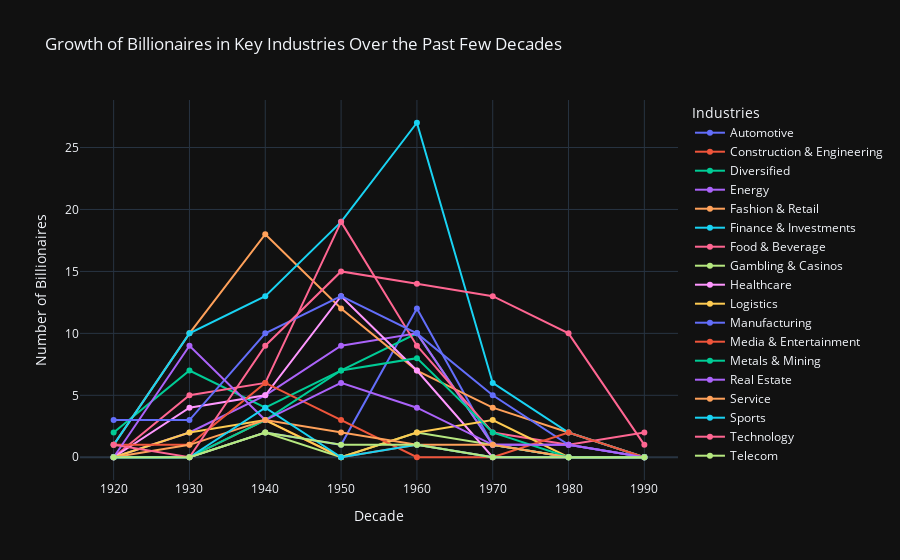

The code cell stored with this chart in its notebook:
### Code cell
pivot_table_long = pivot_table_industries.reset_index().melt(id_vars='Decade', var_name='Industry', value_name='Number of Billionaires')


fig = px.line(pivot_table_long, 
              x='Decade', 
              y='Number of Billionaires', 
              color='Industry', 
              markers=True,
              title='Growth of Billionaires in Key Industries Over the Past Few Decades')


fig.update_layout(
    xaxis_title='Decade',
    yaxis_title='Number of Billionaires',
    legend_title_text='Industries',
    template='plotly_dark'  
)

fig.show()

### Figure 1 — Plotly figure (JSON) as saved in the notebook; plotly's stock layout.template omitted (floating-point values rounded to 4 significant figures)
{"data": [{"hovertemplate": "Industry=Automotive<br>Decade=%{x}<br>Number of Billionaires=%{y}<extra></extra>", "legendgroup": "Automotive", "line": {"color": "#636efa", "dash": "solid"}, "marker": {"symbol": "circle"}, "mode": "lines+markers", "name": "Automotive", "orientation": "v", "showlegend": true, "type": "scatter", "x": [1920, 1930, 1940, 1950, 1960, 1970, 1980, 1990], "xaxis": "x", "y": [0, 0, 2, 1, 12, 1, 0, 0], "yaxis": "y"}, {"hovertemplate": "Industry=Construction & Engineering<br>Decade=%{x}<br>Number of Billionaires=%{y}<extra></extra>", "legendgroup": "Construction & Engineering", "line": {"color": "#EF553B", "dash": "solid"}, "marker": {"symbol": "circle"}, "mode": "lines+markers", "name": "Construction & Engineering", "orientation": "v", "showlegend": true, "type": "scatter", "x": [1920, 1930, 1940, 1950, 1960, 1970, 1980, 1990], "xaxis": "x", "y": [0, 0, 3, 0, 1, 0, 0, 0], "yaxis": "y"}, {"hovertemplate": "Industry=Diversified<br>Decade=%{x}<br>Number of Billionaires=%{y}<extra></extra>", "legendgroup": "Diversified", "line": {"color": "#00cc96", "dash": "solid"}, "marker": {"symbol": "circle"}, "mode": "lines+markers", "name": "Diversified", "orientation": "v", "showlegend": true, "type": "scatter", "x": [1920, 1930, 1940, 1950, 1960, 1970, 1980, 1990], "xaxis": "x", "y": [2, 7, 4, 7, 10, 1, 0, 0], "yaxis": "y"}, {"hovertemplate": "Industry=Energy<br>Decade=%{x}<br>Number of Billionaires=%{y}<extra></extra>", "legendgroup": "Energy", "line": {"color": "#ab63fa", "dash": "solid"}, "marker": {"symbol": "circle"}, "mode": "lines+markers", "name": "Energy", "orientation": "v", "showlegend": true, "type": "scatter", "x": [1920, 1930, 1940, 1950, 1960, 1970, 1980, 1990], "xaxis": "x", "y": [0, 2, 5, 9, 10, 1, 1, 0], "yaxis": "y"}, {"hovertemplate": "Industry=Fashion & Retail<br>Decade=%{x}<br>Number of Billionaires=%{y}<extra></extra>", "legendgroup": "Fashion & Retail", "line": {"color": "#FFA15A", "dash": "solid"}, "marker": {"symbol": "circle"}, "mode": "lines+markers", "name": "Fashion & Retail", "orientation": "v", "showlegend": true, "type": "scatter", "x": [1920, 1930, 1940, 1950, 1960, 1970, 1980, 1990], "xaxis": "x", "y": [1, 10, 18, 12, 7, 4, 2, 0], "yaxis": "y"}, {"hovertemplate": "Industry=Finance & Investments<br>Decade=%{x}<br>Number of Billionaires=%{y}<extra></extra>", "legendgroup": "Finance & Investments", "line": {"color": "#19d3f3", "dash": "solid"}, "marker": {"symbol": "circle"}, "mode": "lines+markers", "name": "Finance & Investments", "orientation": "v", "showlegend": true, "type": "scatter", "x": [1920, 1930, 1940, 1950, 1960, 1970, 1980, 1990], "xaxis": "x", "y": [1, 10, 13, 19, 27, 6, 2, 0], "yaxis": "y"}, {"hovertemplate": "Industry=Food & Beverage<br>Decade=%{x}<br>Number of Billionaires=%{y}<extra></extra>", "legendgroup": "Food & Beverage", "line": {"color": "#FF6692", "dash": "solid"}, "marker": {"symbol": "circle"}, "mode": "lines+markers", "name": "Food & Beverage", "orientation": "v", "showlegend": true, "type": "scatter", "x": [1920, 1930, 1940, 1950, 1960, 1970, 1980, 1990], "xaxis": "x", "y": [0, 5, 6, 19, 9, 2, 1, 2], "yaxis": "y"}, {"hovertemplate": "Industry=Gambling & Casinos<br>Decade=%{x}<br>Number of Billionaires=%{y}<extra></extra>", "legendgroup": "Gambling & Casinos", "line": {"color": "#B6E880", "dash": "solid"}, "marker": {"symbol": "circle"}, "mode": "lines+markers", "name": "Gambling & Casinos", "orientation": "v", "showlegend": true, "type": "scatter", "x": [1920, 1930, 1940, 1950, 1960, 1970, 1980, 1990], "xaxis": "x", "y": [0, 0, 2, 0, 2, 1, 0, 0], "yaxis": "y"}, {"hovertemplate": "Industry=Healthcare<br>Decade=%{x}<br>Number of Billionaires=%{y}<extra></extra>", "legendgroup": "Healthcare", "line": {"color": "#FF97FF", "dash": "solid"}, "marker": {"symbol": "circle"}, "mode": "lines+markers", "name": "Healthcare", "orientation": "v", "showlegend": true, "type": "scatter", "x": [1920, 1930, 1940, 1950, 1960, 1970, 1980, 1990], "xaxis": "x", "y": [0, 4, 5, 13, 7, 0, 0, 0], "yaxis": "y"}, {"hovertemplate": "Industry=Logistics<br>Decade=%{x}<br>Number of Billionaires=%{y}<extra></extra>", "legendgroup": "Logistics", "line": {"color": "#FECB52", "dash": "solid"}, "marker": {"symbol": "circle"}, "mode": "lines+markers", "name": "Logistics", "orientation": "v", "showlegend": true, "type": "scatter", "x": [1920, 1930, 1940, 1950, 1960, 1970, 1980, 1990], "xaxis": "x", "y": [0, 2, 3, 0, 2, 3, 0, 0], "yaxis": "y"}, {"hovertemplate": "Industry=Manufacturing<br>Decade=%{x}<br>Number of Billionaires=%{y}<extra></extra>", "legendgroup": "Manufacturing", "line": {"color": "#636efa", "dash": "solid"}, "marker": {"symbol": "circle"}, "mode": "lines+markers", "name": "Manufacturing", "orientation": "v", "showlegend": true, "type": "scatter", "x": [1920, 1930, 1940, 1950, 1960, 1970, 1980, 1990], "xaxis": "x", "y": [3, 3, 10, 13, 10, 5, 1, 0], "yaxis": "y"}, {"hovertemplate": "Industry=Media & Entertainment<br>Decade=%{x}<br>Number of Billionaires=%{y}<extra></extra>", "legendgroup": "Media & Entertainment", "line": {"color": "#EF553B", "dash": "solid"}, "marker": {"symbol": "circle"}, "mode": "lines+markers", "name": "Media & Entertainment", "orientation": "v", "showlegend": true, "type": "scatter", "x": [1920, 1930, 1940, 1950, 1960, 1970, 1980, 1990], "xaxis": "x", "y": [1, 1, 6, 3, 0, 0, 2, 0], "yaxis": "y"}, {"hovertemplate": "Industry=Metals & Mining<br>Decade=%{x}<br>Number of Billionaires=%{y}<extra></extra>", "legendgroup": "Metals & Mining", "line": {"color": "#00cc96", "dash": "solid"}, "marker": {"symbol": "circle"}, "mode": "lines+markers", "name": "Metals & Mining", "orientation": "v", "showlegend": true, "type": "scatter", "x": [1920, 1930, 1940, 1950, 1960, 1970, 1980, 1990], "xaxis": "x", "y": [0, 0, 3, 7, 8, 2, 0, 0], "yaxis": "y"}, {"hovertemplate": "Industry=Real Estate<br>Decade=%{x}<br>Number of Billionaires=%{y}<extra></extra>", "legendgroup": "Real Estate", "line": {"color": "#ab63fa", "dash": "solid"}, "marker": {"symbol": "circle"}, "mode": "lines+markers", "name": "Real Estate", "orientation": "v", "showlegend": true, "type": "scatter", "x": [1920, 1930, 1940, 1950, 1960, 1970, 1980, 1990], "xaxis": "x", "y": [0, 9, 3, 6, 4, 1, 1, 0], "yaxis": "y"}, {"hovertemplate": "Industry=Service<br>Decade=%{x}<br>Number of Billionaires=%{y}<extra></extra>", "legendgroup": "Service", "line": {"color": "#FFA15A", "dash": "solid"}, "marker": {"symbol": "circle"}, "mode": "lines+markers", "name": "Service", "orientation": "v", "showlegend": true, "type": "scatter", "x": [1920, 1930, 1940, 1950, 1960, 1970, 1980, 1990], "xaxis": "x", "y": [0, 1, 3, 2, 1, 1, 0, 0], "yaxis": "y"}, {"hovertemplate": "Industry=Sports<br>Decade=%{x}<br>Number of Billionaires=%{y}<extra></extra>", "legendgroup": "Sports", "line": {"color": "#19d3f3", "dash": "solid"}, "marker": {"symbol": "circle"}, "mode": "lines+markers", "name": "Sports", "orientation": "v", "showlegend": true, "type": "scatter", "x": [1920, 1930, 1940, 1950, 1960, 1970, 1980, 1990], "xaxis": "x", "y": [0, 0, 4, 0, 1, 0, 0, 0], "yaxis": "y"}, {"hovertemplate": "Industry=Technology<br>Decade=%{x}<br>Number of Billionaires=%{y}<extra></extra>", "legendgroup": "Technology", "line": {"color": "#FF6692", "dash": "solid"}, "marker": {"symbol": "circle"}, "mode": "lines+markers", "name": "Technology", "orientation": "v", "showlegend": true, "type": "scatter", "x": [1920, 1930, 1940, 1950, 1960, 1970, 1980, 1990], "xaxis": "x", "y": [1, 0, 9, 15, 14, 13, 10, 1], "yaxis": "y"}, {"hovertemplate": "Industry=Telecom<br>Decade=%{x}<br>Number of Billionaires=%{y}<extra></extra>", "legendgroup": "Telecom", "line": {"color": "#B6E880", "dash": "solid"}, "marker": {"symbol": "circle"}, "mode": "lines+markers", "name": "Telecom", "orientation": "v", "showlegend": true, "type": "scatter", "x": [1920, 1930, 1940, 1950, 1960, 1970, 1980, 1990], "xaxis": "x", "y": [0, 0, 2, 1, 1, 0, 0, 0], "yaxis": "y"}], "layout": {"legend": {"title": {"text": "Industries"}, "tracegroupgap": 0}, "title": {"text": "Growth of Billionaires in Key Industries Over the Past Few Decades"}, "xaxis": {"anchor": "y", "domain": [0, 1], "title": {"text": "Decade"}}, "yaxis": {"anchor": "x", "domain": [0, 1], "title": {"text": "Number of Billionaires"}}}}
